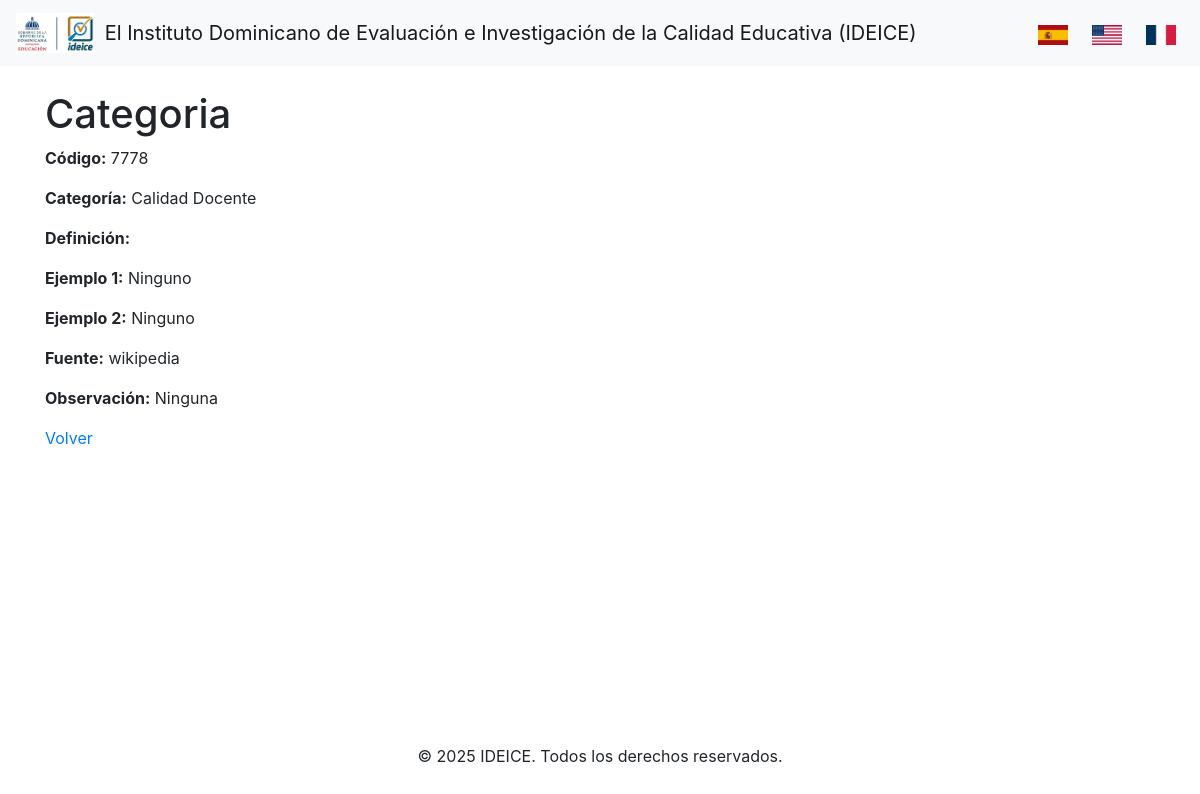
Screenshot of /term/3?lang=es with the database file from the repository.
### models.py (models this page shows)
class Term(db.Model):
    id = db.Column(db.Integer, primary_key=True)
    codigo = db.Column(db.String(50), unique=True, nullable=False)
    termino = db.Column(db.String(255), nullable=False)
    categoria = db.Column(db.String(200), nullable=False)
    term_es = db.Column(db.Text, nullable=False)
    term_en = db.Column(db.Text, nullable=False)
    term_fr = db.Column(db.Text, nullable=False)
    ejemplo1_es = db.Column(db.Text, nullable=True)
    ejemplo1_en = db.Column(db.Text, nullable=True)
    ejemplo1_fr = db.Column(db.Text, nullable=True)
    ejemplo2_es = db.Column(db.Text, nullable=True)
    ejemplo2_en = db.Column(db.Text, nullable=True)
    ejemplo2_fr = db.Column(db.Text, nullable=True)
    fuente = db.Column(db.String(400), nullable=True)
    observacion = db.Column(db.Text, nullable=True)

### app.py (the view)
@app.route('/term/<int:id>')
def term_detail(id):
    lang = get_locale()
    term = Term.query.get_or_404(id)
    return render_template('term_detail.html', term=term, lang=lang, locale=lang, id=id)

### app.py (called while the page is built)
def get_locale():
    lang = request.args.get('lang', app.config['BABEL_DEFAULT_LOCALE'])  # Default a 'es'
    return lang

### templates/term_detail.html (shortened to what this page needs)
{% extends "base.html" %}
{% block content %}
    <h1>{{ term.termino }}</h1>
    <p><strong>{{ _('Código') }}:</strong> {{ term.codigo }}</p>
    <p><strong>{{ _('Categoría') }}:</strong> {{ term.categoria }}</p>
    <p><strong>{{ _('Definición') }}:</strong> {{ term | attr('term_' + lang) }}</p>
    <p><strong>{{ _('Ejemplo 1') }}:</strong> {{ term | attr('ejemplo1_' + lang) or _('Ninguno') }}</p>
    <p><strong>{{ _('Ejemplo 2') }}:</strong> {{ term | attr('ejemplo2_' + lang) or _('Ninguno') }}</p>
    <p><strong>{{ _('Fuente') }}:</strong> {{ term.fuente or _('Ninguna') }}</p>
    <p><strong>{{ _('Observación') }}:</strong> {{ term.observacion or _('Ninguna') }}</p>
    <p><a href="{{ url_for('index') }}">{{ _('Volver') }}</a></p>
{% endblock %}

### static/css/styles.css (style rules this page uses)
body { background-color: #f8fafc; }
html, body { height: 100%; }
body { display: flex; flex-direction: column; min-height: 100vh; }

### rows the page displays
Term: termino "Categoria", codigo "7778", categoria "Calidad Docente", ejemplo1_es "Ninguno", ejemplo2_es "Ninguno", fuente "wikipedia", observacion "Ninguna"
